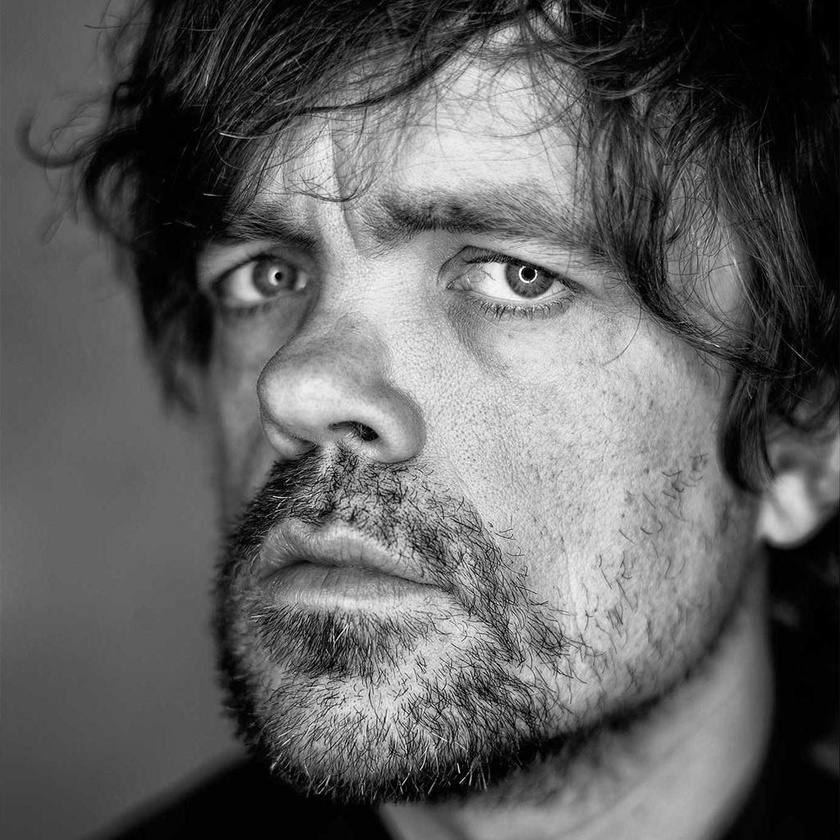
#> input picture Sabyasachi-250938-Week1/tyrion.jpg, 840 x 840 px, shrunk from 1024 x 1024 before the run
$ python diffk.py   (older library calls are emulated)
#> lines starting #> are read from the running program, lines starting #| are printed output that depends on the picture; after the words box and inside, x2 and y2 are one past the last pixel; in counts of white or black regions, pixels touching at a corner belong together
import cv2
import cv2 as cv
import numpy as np

img = cv.imread("tyrion.jpg", cv.IMREAD_GRAYSCALE)
#> img is the input picture: shape (840, 840); min 0, max 255, mean 96.5

cv.imshow("img", img)

sobel_x = cv2.Sobel(img, cv2.CV_64F, 1, 0, ksize=17)
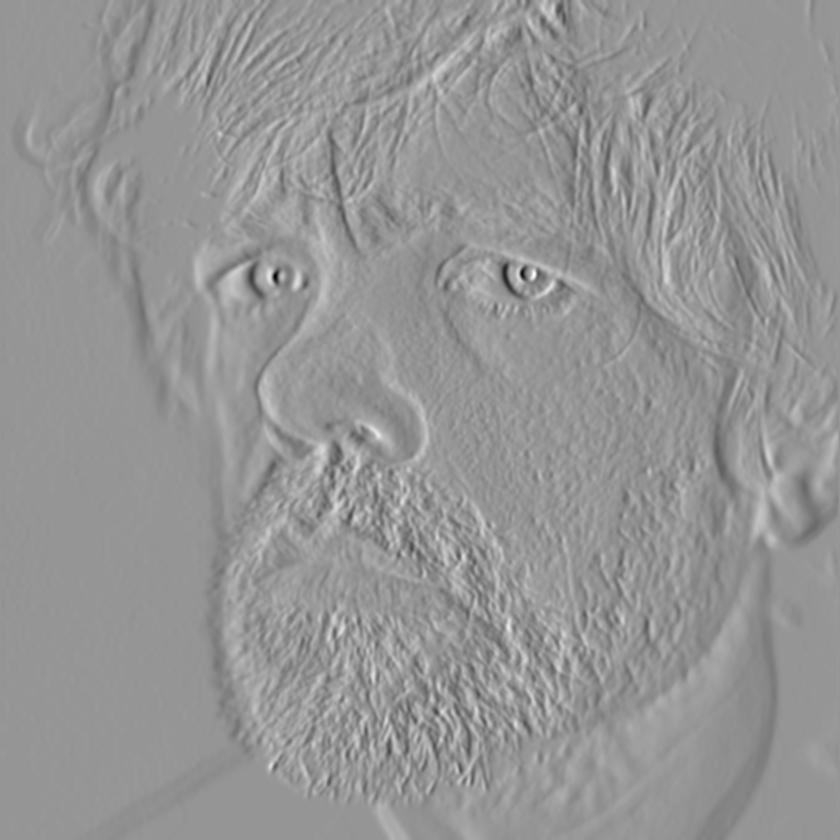
#> sobel_x: shape (840, 840) float64; min -7.77e+10, max 5.47e+10, mean -172361800.5; drawn with min black and max white

sobel_y = cv2.Sobel(img, cv2.CV_64F, 0, 1, ksize=17)


magnitude = np.sqrt(sobel_x**2 + sobel_y**2)

magnitude /= np.max(magnitude)
cv.imshow("raw_mag k1", magnitude)
edges = (magnitude > 0.2).astype(float)
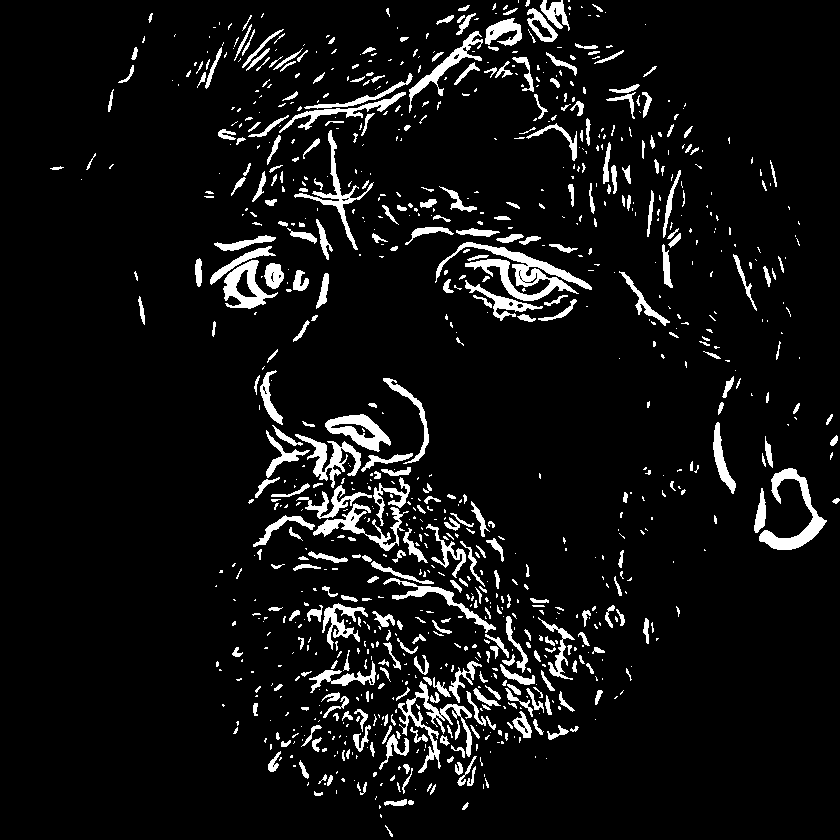
#> edges: shape (840, 840) float64; values 0 (black) and 1 (white), 7.3% white; 972 white regions (603 under 20 px), largest, box (x1, y1, x2, y2) and area: (435, 242, 592, 301) 2552, (759, 468, 827, 550) 1549, (398, 681, 472, 773) 1378
cv.imshow("edges k1", edges)


sobel_x = cv2.Sobel(img, cv2.CV_64F, 3, 0, ksize=17)
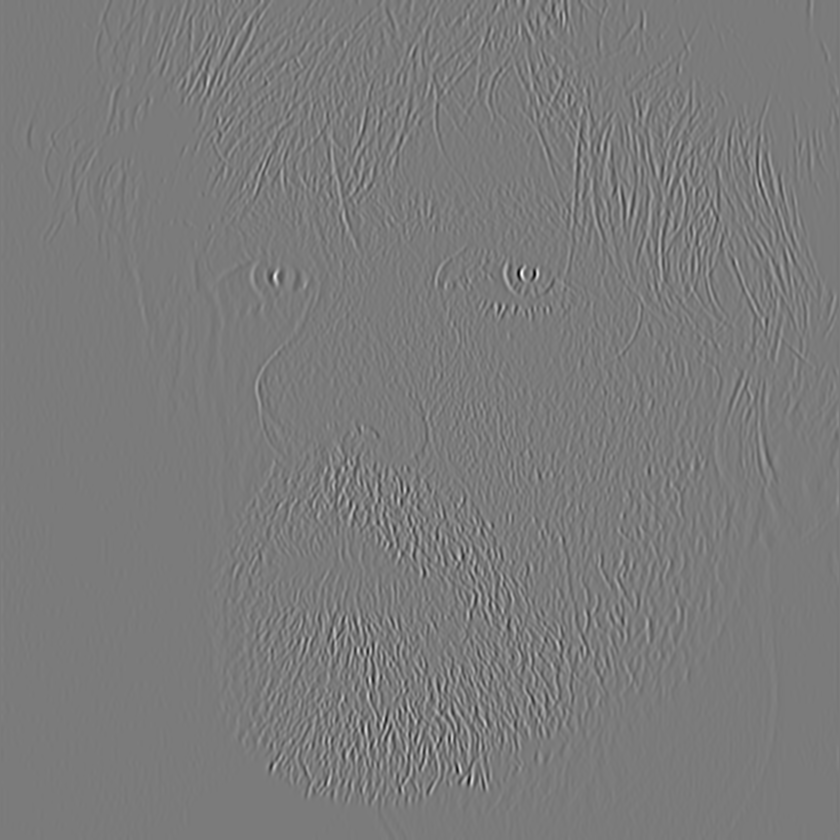
#> sobel_x: shape (840, 840) float64; min -5.98e+09, max 6.38e+09, mean 100606; drawn with min black and max white

sobel_y = cv2.Sobel(img, cv2.CV_64F, 0, 3, ksize=17)
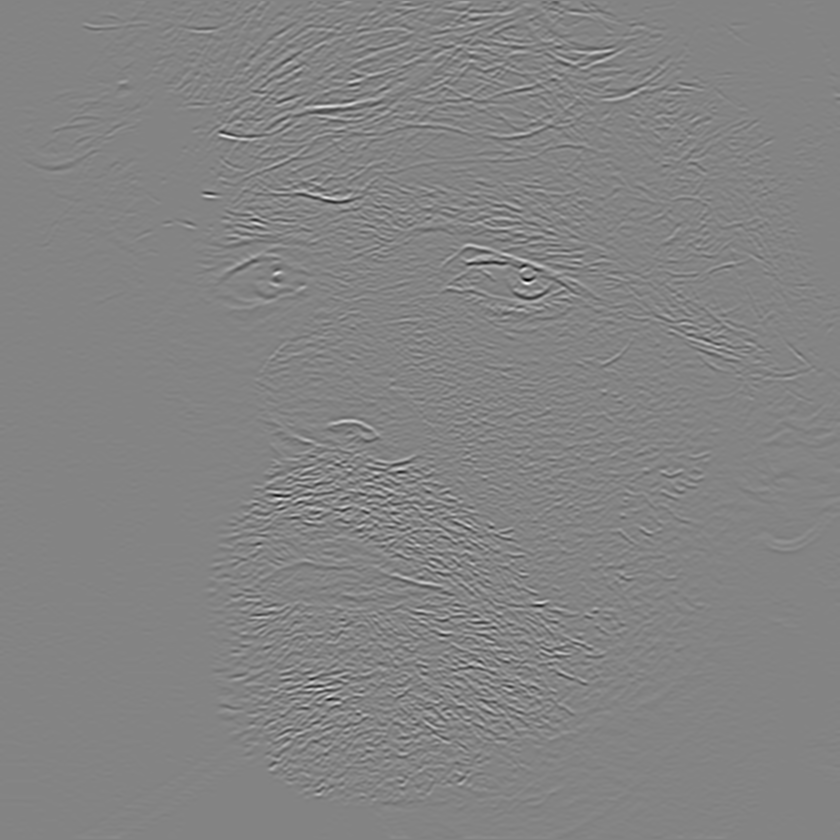
#> sobel_y: shape (840, 840) float64; min -5.21e+09, max 4.87e+09, mean 73056.6; drawn with min black and max white


magnitude = np.sqrt(sobel_x**2 + sobel_y**2)
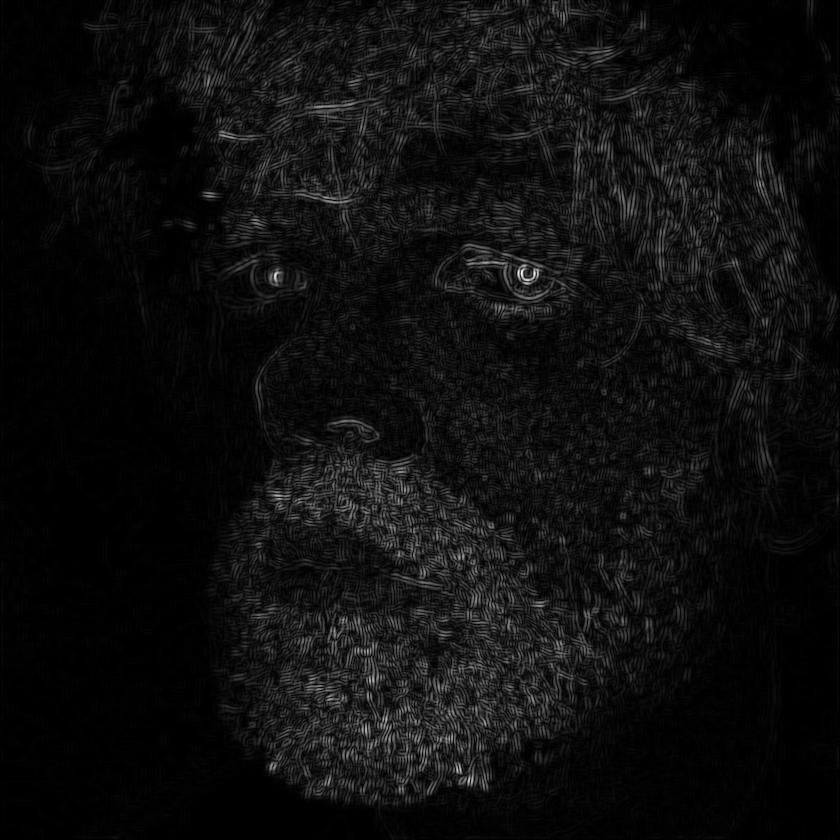
#> magnitude: shape (840, 840) float64; min 0, max 6.39e+09, mean 375899672.3; drawn with min black and max white

magnitude /= np.max(magnitude)
cv.imshow("raw_mag k3", magnitude)
edges = (magnitude > 0.2).astype(float)
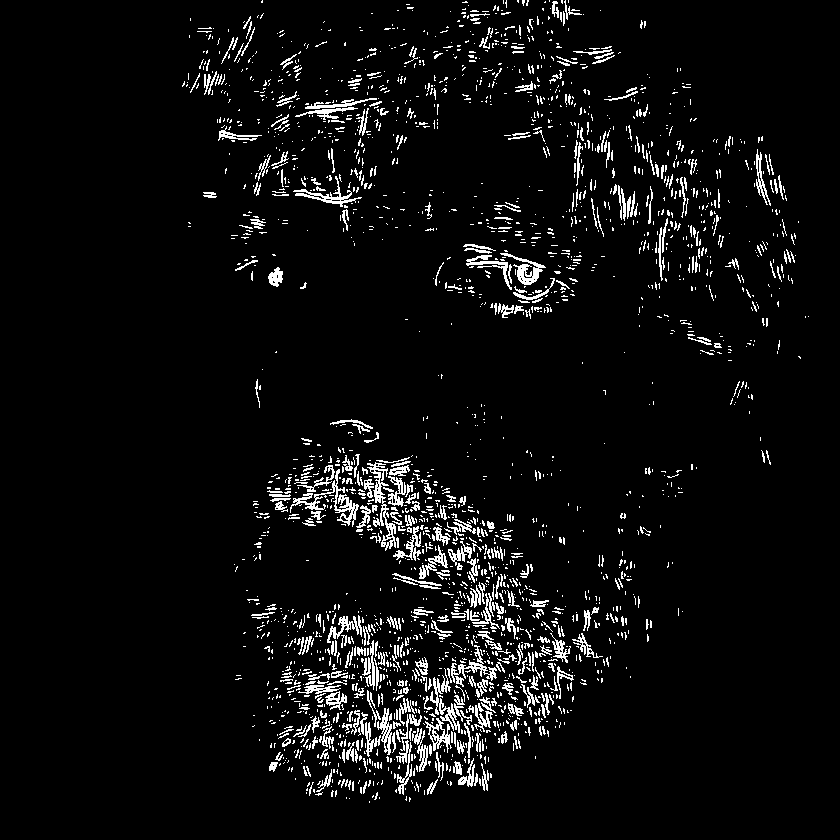
#> edges: shape (840, 840) float64; values 0 (black) and 1 (white), 5.2% white in thin lines or dots, all inside (x1, y1, x2, y2) = (182, 0, 809, 803)
cv.imshow("edges k3", edges)

cv.waitKey(0)
